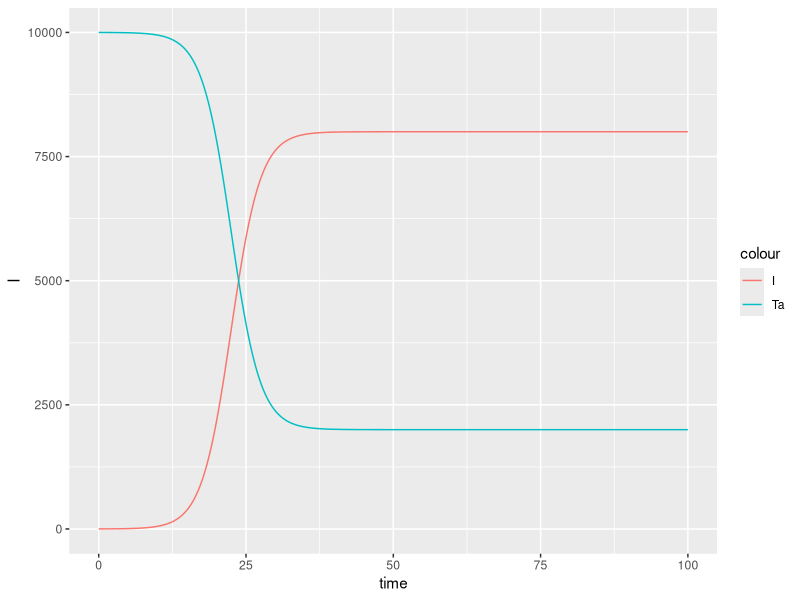

The R script that drew this image:
rm(list=ls())
library(deSolve)

TI.model <- function(t, x, parms) {
  Ta <- x[1] # pop 1
  I  <- x[2] # pop 2
  with(as.list(parms),{
    dT <- lambda- deltaT * Ta - beta * Ta * I
    dI <- beta * Ta * I - deltaI * I 
    res <- c(dT, dI)
    list(res)
  })
}

### by varying beta 
parmsTI  <- c(lambda = 1000, 
               deltaT = 0.1,
               deltaI = 0.1,
               beta = NA)
parmsTI["beta"] <- 5/(parmsTI["lambda"]/parmsTI["deltaT"]/parmsTI["deltaI"])
xstartTI <- c(Ta = as.numeric(parmsTI["lambda"]/parmsTI["deltaT"]),
               I = 1)
times  <- seq(0, 100, length=500)

#here rk4 is a function provided by R to solve differential equations which you do not have to understand in further detail
out.TI <- as.data.frame(rk4(xstartTI, times, TI.model, parmsTI))


library(ggplot2)

ggplot(data=out.TI) +
  geom_line(aes(x=time, y=I, color="I")) +
  geom_line(aes(x=time,y=Ta, color="Ta"))
